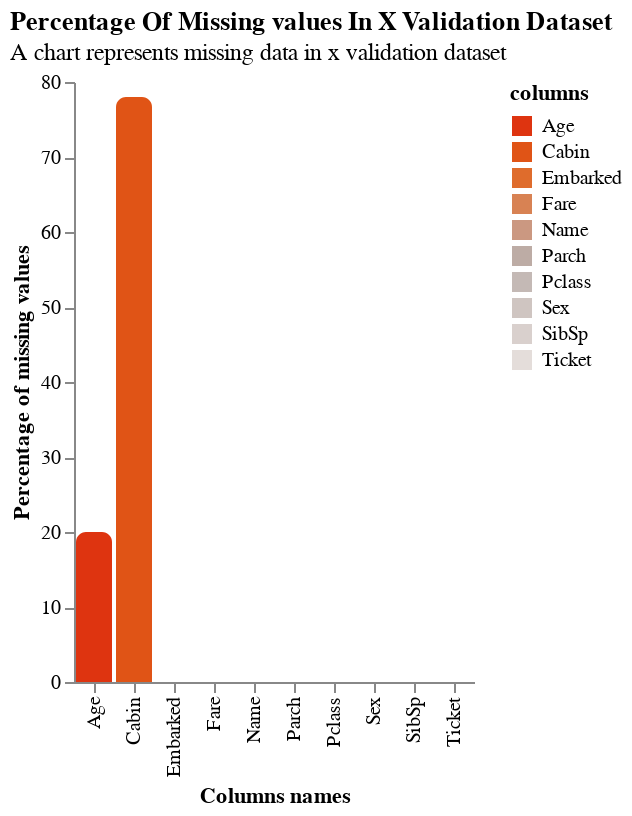

Notebook code for this chart:
### Code cell
plot_nan(
    valid_x,
    name='x validation dataset',
    only_nan=False,
    use_percent=True
)

### Figure 1 — Vega-Lite specification as saved in the notebook (floating-point values rounded to 4 significant figures)
{"$schema": "https://vega.github.io/schema/vega-lite/v5.20.1.json", "config": {"axis": {"grid": false}, "view": {"continuousHeight": 300, "continuousWidth": 300, "stroke": null}}, "data": {"name": "data-04fe4e7ed20906d5699ac8df2acda5fb"}, "datasets": {"data-04fe4e7ed20906d5699ac8df2acda5fb": [{"columns": "Pclass", "percent_nan": 0, "total_nan": 0}, {"columns": "Name", "percent_nan": 0, "total_nan": 0}, {"columns": "Sex", "percent_nan": 0, "total_nan": 0}, {"columns": "Age", "percent_nan": 20, "total_nan": 44}, {"columns": "SibSp", "percent_nan": 0, "total_nan": 0}, {"columns": "Parch", "percent_nan": 0, "total_nan": 0}, {"columns": "Ticket", "percent_nan": 0, "total_nan": 0}, {"columns": "Fare", "percent_nan": 0, "total_nan": 0}, {"columns": "Cabin", "percent_nan": 78, "total_nan": 174}, {"columns": "Embarked", "percent_nan": 0, "total_nan": 0}]}, "encoding": {"color": {"field": "columns", "legend": {"orient": "right"}, "scale": {"reverse": true, "scheme": "lightgreyred"}, "type": "nominal"}, "text": {"field": "columns", "type": "nominal"}, "tooltip": [{"field": "columns", "type": "nominal"}, {"field": "total_nan", "type": "quantitative"}, {"field": "percent_nan", "type": "quantitative"}], "x": {"field": "columns", "title": "Columns names", "type": "nominal"}, "y": {"field": "percent_nan", "title": "Percentage of missing values", "type": "quantitative"}}, "mark": {"cornerRadiusTopLeft": 5, "cornerRadiusTopRight": 5, "type": "bar"}, "title": {"anchor": "start", "subtitle": "A chart represents missing data in x validation dataset", "text": "Percentage Of Missing values In X Validation Dataset"}}
